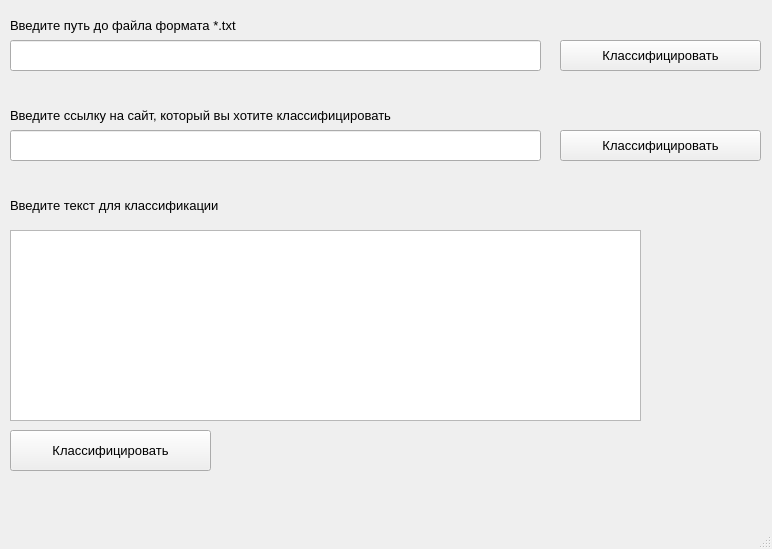
<?xml version="1.0" encoding="UTF-8"?>
<ui version="4.0">
 <class>MainWindow</class>
 <widget class="QMainWindow" name="MainWindow">
  <property name="geometry">
   <rect>
    <x>0</x>
    <y>0</y>
    <width>772</width>
    <height>549</height>
   </rect>
  </property>
  <property name="font">
   <font>
    <pointsize>10</pointsize>
   </font>
  </property>
  <property name="windowTitle">
   <string>MainWindow</string>
  </property>
  <widget class="QWidget" name="centralwidget">
   <widget class="QLabel" name="label_2">
    <property name="geometry">
     <rect>
      <x>10</x>
      <y>0</y>
      <width>461</width>
      <height>51</height>
     </rect>
    </property>
    <property name="font">
     <font>
      <pointsize>10</pointsize>
     </font>
    </property>
    <property name="text">
     <string>Введите путь до файла формата *.txt</string>
    </property>
   </widget>
   <widget class="QLineEdit" name="file_input">
    <property name="geometry">
     <rect>
      <x>10</x>
      <y>40</y>
      <width>531</width>
      <height>31</height>
     </rect>
    </property>
    <property name="font">
     <font>
      <family>PT Bold Broken</family>
      <pointsize>16</pointsize>
     </font>
    </property>
    <property name="text">
     <string/>
    </property>
   </widget>
   <widget class="QLabel" name="label_3">
    <property name="geometry">
     <rect>
      <x>10</x>
      <y>90</y>
      <width>501</width>
      <height>51</height>
     </rect>
    </property>
    <property name="font">
     <font>
      <pointsize>10</pointsize>
     </font>
    </property>
    <property name="text">
     <string>Введите ссылку на сайт, который вы хотите класcифицировать</string>
    </property>
   </widget>
   <widget class="QLineEdit" name="link_input">
    <property name="geometry">
     <rect>
      <x>10</x>
      <y>130</y>
      <width>531</width>
      <height>31</height>
     </rect>
    </property>
    <property name="font">
     <font>
      <family>PT Bold Broken</family>
      <pointsize>16</pointsize>
     </font>
    </property>
    <property name="text">
     <string/>
    </property>
   </widget>
   <widget class="QLabel" name="label_4">
    <property name="geometry">
     <rect>
      <x>10</x>
      <y>180</y>
      <width>501</width>
      <height>51</height>
     </rect>
    </property>
    <property name="font">
     <font>
      <pointsize>10</pointsize>
     </font>
    </property>
    <property name="text">
     <string>Введите текст для класcификации</string>
    </property>
   </widget>
   <widget class="QPlainTextEdit" name="text_input">
    <property name="geometry">
     <rect>
      <x>10</x>
      <y>230</y>
      <width>631</width>
      <height>191</height>
     </rect>
    </property>
    <property name="plainText">
     <string/>
    </property>
   </widget>
   <widget class="QPushButton" name="file_button">
    <property name="geometry">
     <rect>
      <x>560</x>
      <y>40</y>
      <width>201</width>
      <height>31</height>
     </rect>
    </property>
    <property name="text">
     <string>Класcифицировать</string>
    </property>
   </widget>
   <widget class="QPushButton" name="link_button">
    <property name="geometry">
     <rect>
      <x>560</x>
      <y>130</y>
      <width>201</width>
      <height>31</height>
     </rect>
    </property>
    <property name="text">
     <string>Клаcсифицировать</string>
    </property>
   </widget>
   <widget class="QPushButton" name="text_button">
    <property name="geometry">
     <rect>
      <x>10</x>
      <y>430</y>
      <width>201</width>
      <height>41</height>
     </rect>
    </property>
    <property name="text">
     <string>Класcифицировать</string>
    </property>
   </widget>
  </widget>
  <widget class="QMenuBar" name="menubar">
   <property name="geometry">
    <rect>
     <x>0</x>
     <y>0</y>
     <width>772</width>
     <height>26</height>
    </rect>
   </property>
  </widget>
  <widget class="QStatusBar" name="statusbar"/>
 </widget>
 <resources/>
 <connections/>
</ui>
